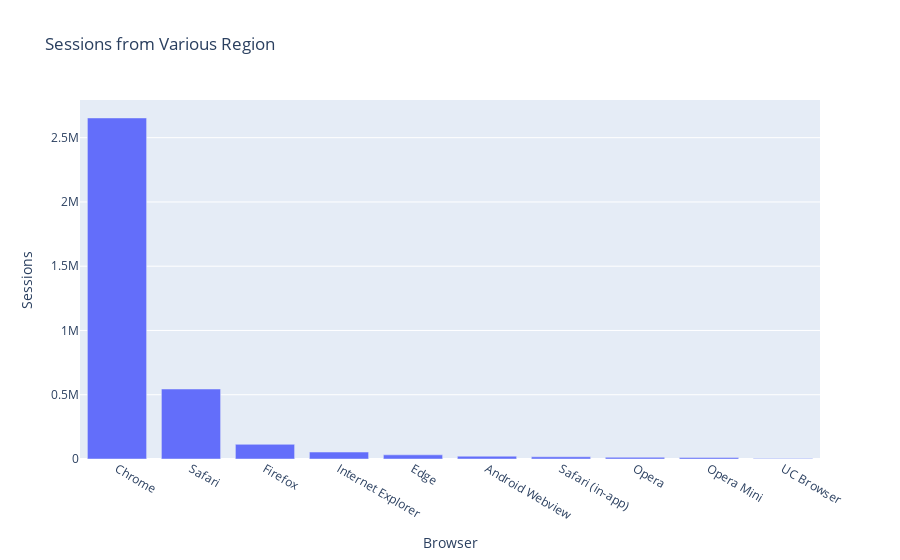

The notebook cell this image was saved under:
### Code cell
fig = px.bar(df.head(10), x='browser', y='sessions',
            title='Sessions from Various Region',
            labels={'sessions': 'Sessions',
                    'browser': 'Browser'})

fig.show()

### Figure 1 — Plotly figure (JSON) as saved in the notebook; plotly's stock layout.template omitted (floating-point values rounded to 4 significant figures)
{"data": [{"alignmentgroup": "True", "hovertemplate": "Browser=%{x}<br>Sessions=%{y}<extra></extra>", "legendgroup": "", "marker": {"color": "#636efa", "pattern": {"shape": ""}}, "name": "", "offsetgroup": "", "orientation": "v", "showlegend": false, "textposition": "auto", "type": "bar", "x": ["Chrome", "Safari", "Firefox", "Internet Explorer", "Edge", "Android Webview", "Safari (in-app)", "Opera", "Opera Mini", "UC Browser"], "xaxis": "x", "y": [2653448, 544508, 114184, 53988, 32460, 21934, 17016, 13210, 11981, 4673], "yaxis": "y"}], "layout": {"barmode": "relative", "legend": {"tracegroupgap": 0}, "title": {"text": "Sessions from Various Region"}, "xaxis": {"anchor": "y", "domain": [0, 1], "title": {"text": "Browser"}}, "yaxis": {"anchor": "x", "domain": [0, 1], "title": {"text": "Sessions"}}}}
